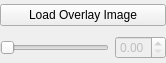
<?xml version="1.0" encoding="UTF-8"?>
<ui version="4.0">
 <class>QtOverlayControlsWidget</class>
 <widget class="QWidget" name="QtOverlayControlsWidget">
  <property name="geometry">
   <rect>
    <x>0</x>
    <y>0</y>
    <width>166</width>
    <height>63</height>
   </rect>
  </property>
  <property name="windowTitle">
   <string>Overlay</string>
  </property>
  <layout class="QGridLayout" name="gridLayout">
   <property name="margin">
    <number>0</number>
   </property>
   <item row="0" column="0" colspan="2">
    <widget class="QPushButton" name="LoadOverlayButton">
     <property name="text">
      <string>Load Overlay Image</string>
     </property>
    </widget>
   </item>
   <item row="1" column="0">
    <widget class="QSlider" name="OverlayOpacitySlider">
     <property name="enabled">
      <bool>false</bool>
     </property>
     <property name="maximum">
      <number>100</number>
     </property>
     <property name="orientation">
      <enum>Qt::Horizontal</enum>
     </property>
    </widget>
   </item>
   <item row="1" column="1">
    <widget class="QDoubleSpinBox" name="OverlayOpacitySpinBox">
     <property name="enabled">
      <bool>false</bool>
     </property>
     <property name="maximum">
      <double>1.000000000000000</double>
     </property>
    </widget>
   </item>
  </layout>
 </widget>
 <resources/>
 <connections/>
</ui>
